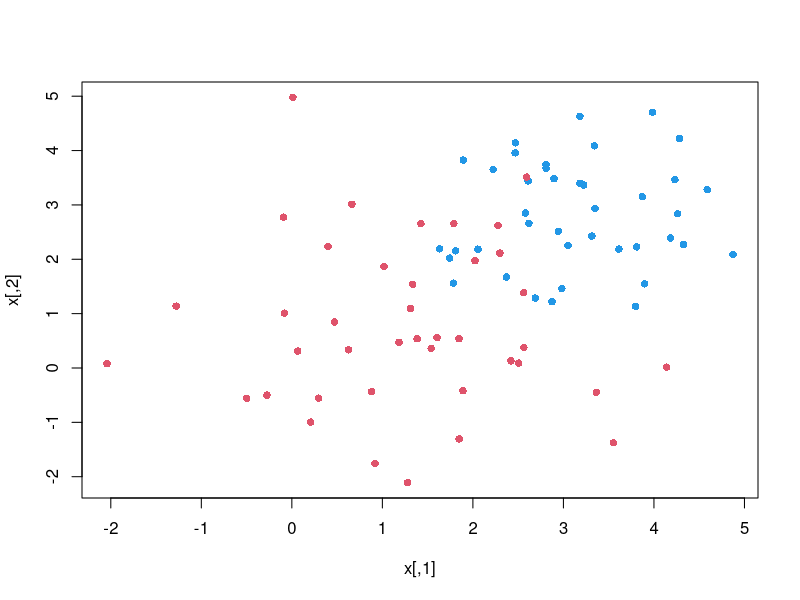
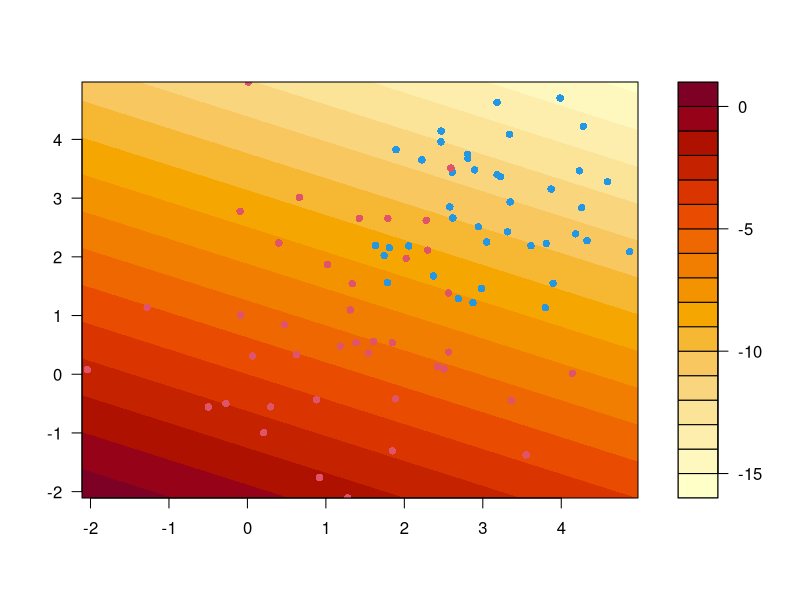

Generate these figures, in order, with R:
# my first kernelized oerceptron
rm(list=ls())
#set.seed(0.1)
##############################
## A few kernel functions
##############################
k1 = function(x,y)
  return(sum(x*y))
k12 = function(x,y)
  return(sum(x*y)+1)
k2 = function(x,y)
  return(sum(x*y)^2)
k3 = function(x,y)
  return((1+sum(x*y))^2)
d=4
k4 = function(x,y)
  return((1+sum(x*y))^d)
sigma=1
k5 = function(x,y)
  return(exp(-sum((x-y)^2)/(2*sigma^2)))        
kappa=1
theta=1
k6 = function(x,y)
  return(tanh(kappa*sum(x*y)+theta))
k = function(x,y)
  return(k12(x,y))
#################################
## generate some data in 2d #####
#################################
n.p=40
n.m=40
n=n.p+n.m
library(mvtnorm)
x.p=rmvnorm(n=n.p,mean=c(1,1)+c(2,2),sigma=diag(rep(1,2)))
x.m=rmvnorm(n=n.m,mean=c(-1,-1)+c(2,2),sigma=diag(rep(2,2)))
#x.m=rmvnorm(n=n.m,mean=c(1,1),sigma=diag(rep(10,2)))
y = c(rep(1,n.p),rep(-1,n.m))
x=rbind(x.p,x.m)
plot(x,col=y+rep(3,n),pch=16)
##################################
## compute the classifier ########
##################################
f.per=function(u){
  k.x=outer(1:n,1,Vectorize(function(i,j) k(x[i,],u)))
  return(sum(alpha*k.x))
}  
alpha=rep(0.0,times=n)
alpha[1]=y[1]
for (i in (2:n))
  if ((f.per(x[i,])*y[i])<0) alpha[i]=y[i]

##################################
## evaluate the classifier #######
## over a grid             #######
##################################
g.n=50
x.min=min(x)
x.max=max(x)
y.hat=matrix(NA,nrow=g.n,ncol=g.n)
g=seq(from=x.min,to=x.max,length.out=g.n)
for (i in (1:g.n)){
  for (j in (1:g.n)){
    u=c(g[i],g[j])
    k.x=outer(1:n,1,Vectorize(function(i,j) k(x[i,],u)))
    y.hat[i,j]=sum(k.x*alpha)
  }
}
filled.contour(x=g,y=g,z=y.hat,
               plot.axes = {axis(1);axis(2);points(x,col=y+rep(3,n),pch=16) })
  

